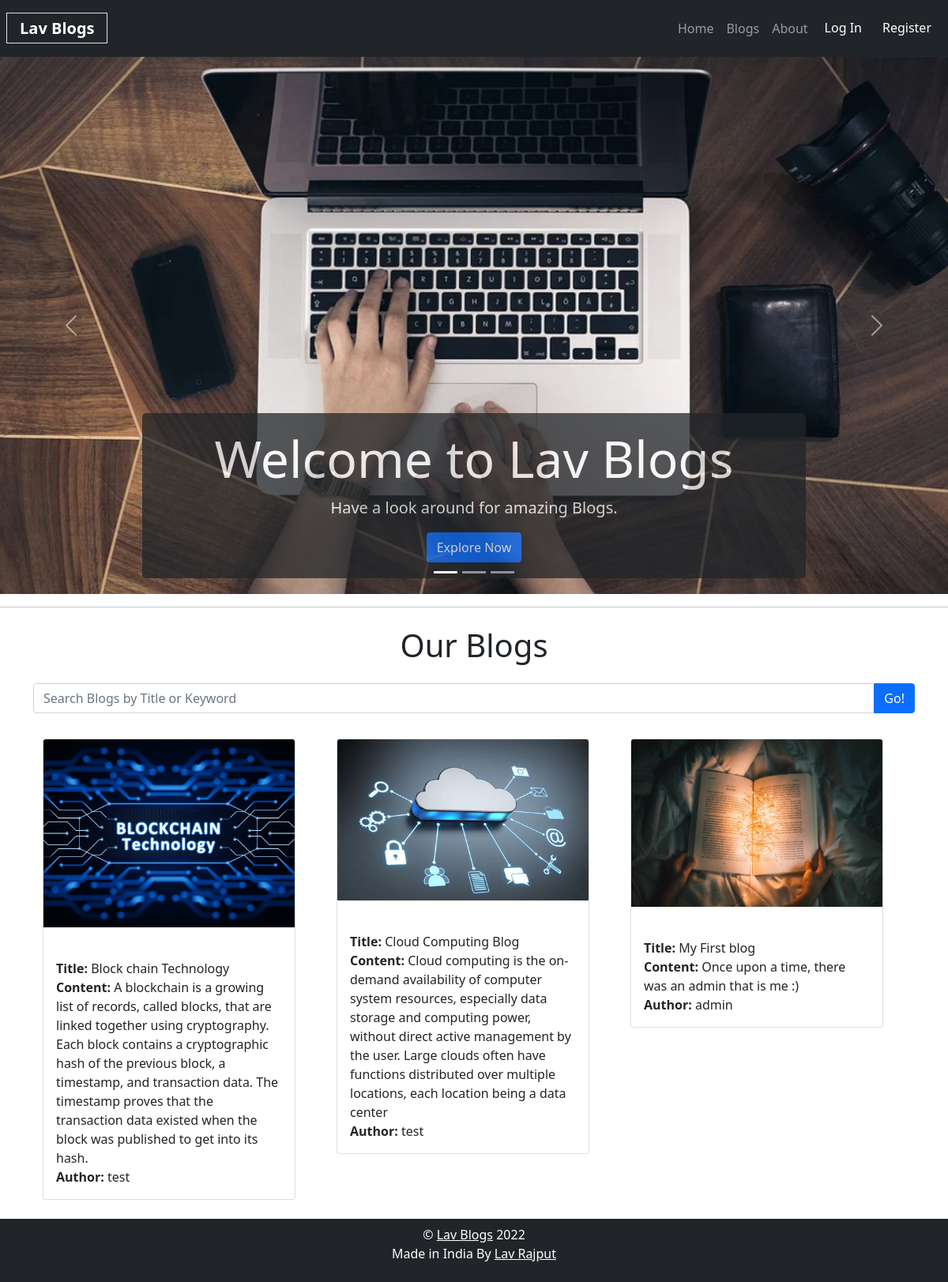
The page / on the database its author committed.
### tables this page shows
CREATE TABLE `blogs` (
  `bid` int(10) UNSIGNED NOT NULL,
  `btitle` varchar(255) NOT NULL,
  `bcontent` varchar(10000) NOT NULL,
  `bimg` varchar(255) NOT NULL,
  `uid` int(11) NOT NULL,
  `bdate` timestamp NOT NULL DEFAULT current_timestamp()
);

CREATE TABLE `users` (
  `uid` int(10) UNSIGNED NOT NULL,
  `name` varchar(255) NOT NULL,
  `email` varchar(255) NOT NULL,
  `phone` int(15) NOT NULL,
  `password` varchar(255) NOT NULL,
  `role` tinyint(1) NOT NULL DEFAULT 2
);

### includes/database.php (called while the page is built, shortened)
<?php
	$tblUsers = "users";
	$tblBlogs = "blogs";
?>

### showblogs.php (the view, shortened to what this page needs)
<?php
require_once('includes/header.php');
require_once('includes/database.php');
$query_str1 = "SELECT * FROM $tblBlogs";
$result = mysqli_query($conn,$query_str1);
$blogs = mysqli_fetch_all($result, MYSQLI_ASSOC);
?>
	<div class="container wrapper">
		<h1 class="text-center my-4">Our Blogs</h1>
	<?php if(count($blogs) > 0) { ?>
		<div class="row my-2">
			<div class="col-xs-4 col-xs-offset-8">
				<form action="searchblogs.php" method="get" class="form-inline search-form" role="form">
					<div class="input-group">
						<input type="text" name="key" placeholder="Search Blogs by Title or Keyword" id="blogSearch" class="form-control"/>
						<button type="submit" class="btn btn-primary">Go!</button>
					</div>
				</form>
			</div>
		</div>
		<div class="blog-list">
			<div class="row mx-auto">
				<?php	foreach( $blogs as $blog): ?>
					<div class="col my-4 md-3">
							<div class="card" style="width: 20rem;">
								<img src="<?php echo $blog['bimg']?>" class="card-img-top img-thunbnail" alt="blog_image">
								<div class="card-body">
									<p class="card-text">
										<?php
										$authorId = $blog['uid'];
										$query_str2 = "SELECT * FROM $tblUsers WHERE uid = '$authorId'";
										$result = mysqli_query($conn, $query_str2);
										$author = mysqli_fetch_assoc($result);
										?> <br />
										<strong>Title:</strong> <?php echo $blog['btitle'];?> <br />
										<strong>Content:</strong> <?php echo $blog['bcontent'];?> <br />
										<strong>Author:</strong> <?php echo $author['name'];?> <br />
									</p>
								</div>
							</div>
					</div>
				<?php endforeach; ?>
			</div>
		</div>
		<?php }else { ?>
			<div class="container-fluid lead text-center text-danger my-4">
				<p>No blogs Available at the moment <br> Please try again later.</p>
			</div>
		<?php } ?>
	</div>
<?php	include_once('includes/footer.php'); ?>

### includes/header.php (shortened to what this page needs)
<?php
$isLoggedIn = false;
$role = 0;
?>
<!DOCTYPE html>
<html>
<head>
	<link href="https://cdn.jsdelivr.net/npm/bootstrap@5.1.3/dist/css/bootstrap.min.css" rel="stylesheet">
</head>
<body class="container-fluid p-0">
<nav class="navbar navbar-dark bg-dark sticky-top navbar-expand-lg ">
  <div class="container-fluid p-2">
			<strong><a class="navbar-brand text-white col-md-3 col-lg-2 px-3 w-auto border" href="index.php">Lav Blogs</a></strong>
    <div class="collapse navbar-collapse" id="navbarNav">
      <ul class="navbar-nav ms-auto">
        <li class="nav-item">
          <a class="nav-link" aria-current="page" href="index.php">Home</a>
        </li>
        <li class="nav-item">
          <a class="nav-link" href="showblogs.php">Blogs</a>
        </li>
        <li class="nav-item">
          <a class="nav-link" href="about.php">About</a>
        </li>
				<?php if(($role == 1 || $role == 2) && $isLoggedIn){ ?>
					<li class="nav-item">
						<a class="nav-link btn btn-outline-primary text-white" href="dashboard.php">Dashboard</a>
					</li>
				<?php	} else{ ?>
					<li>
						<a href="login.php" class="btn btn-dark">Log In</a>
					</li>
					<li>
						<a href="register.php" class="btn btn-dark">Register</a>
					</li>
				<?php	} ?>
      </ul>
    </div>
  </div>
</nav>

### index.php (shortened to what this page needs)
<?php
	include_once('includes/header.php');
?>
<div id="carouselExampleCaptions" class="carousel slide" data-bs-ride="carousel">
  <div class="carousel-indicators">
    <button type="button" data-bs-target="#carouselExampleCaptions" data-bs-slide-to="0" class="active" aria-current="true" aria-label="Slide 1"></button>
    <button type="button" data-bs-target="#carouselExampleCaptions" data-bs-slide-to="1" aria-label="Slide 2"></button>
    <button type="button" data-bs-target="#carouselExampleCaptions" data-bs-slide-to="2" aria-label="Slide 3"></button>
  </div>
  <div class="carousel-inner">
    <div class="carousel-item active">
      <img src="assets/img/welcomeblog.png" class="d-block w-100" alt="blog image">
      <div class="carousel-caption d-none d-md-block bg-dark opacity-75 rounded-3">
        <h5 class="display-3">Welcome to <strong>Lav Blogs</strong></h5>
        <p class="lead">Have a look around for amazing Blogs.</p>
				<a href="showblogs.php" class="btn btn-primary">Explore Now</a>
      </div>
    </div>
  </div>
  <button class="carousel-control-prev" type="button" data-bs-target="#carouselExampleCaptions" data-bs-slide="prev">
    <span class="carousel-control-prev-icon" aria-hidden="true"></span>
  </button>
  <button class="carousel-control-next" type="button" data-bs-target="#carouselExampleCaptions" data-bs-slide="next">
    <span class="carousel-control-next-icon" aria-hidden="true"></span>
  </button>
</div>
<hr>
<?php include('showblogs.php'); ?>

### includes/footer.php
<footer class="text-center container-fluid bg-dark text-white p-2">
	<p>&copy; <a href="index.php" class="link">Lav Blogs</a> <?php echo date("Y"); ?> <br>
	Made in India By <a href="#" class="link" target="_blank" rel="noopener">Lav Rajput</a></p>
</footer>
</body>
</html>

### includes/header.php (style rules this page uses)
* { margin: 0; padding: 0; box-sizing: border-box; }
footer { align-items: center; }
.link { color: inherit; }
.carousel-inner img { height: 85vh; width: 100%; object-fit: cover; }

### rows shown on the page
blogs: bimg (picture), btitle "Block chain Technology", bcontent "A blockchain is a growing list of records, called blocks, that are linked together using cryptography. Each block contains a cryptographic hash of the previous block, a timestamp, and transaction data. The timestamp proves that the transaction data existed when the block was published to get into its hash.", uid.name "test"
blogs: bimg (picture), btitle "Cloud Computing Blog", bcontent "Cloud computing is the on-demand availability of computer system resources, especially data storage and computing power, without direct active management by the user. Large clouds often have functions distributed over multiple locations, each location being a data center", uid.name "test"
blogs: bimg (picture), btitle "My First blog", bcontent "Once upon a time, there was an admin that is me :)", uid.name "admin"
